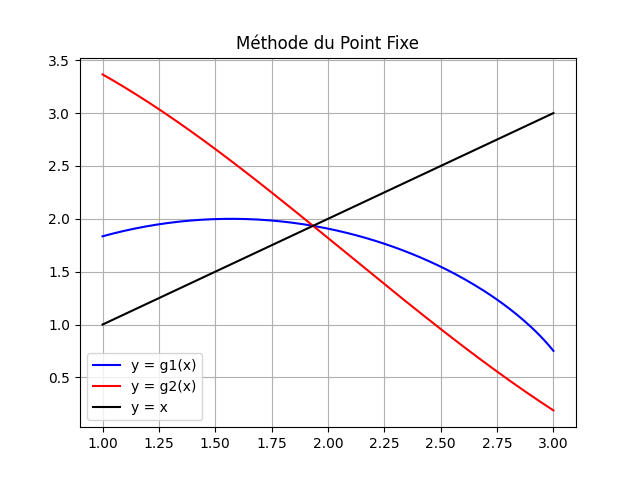

The Python source for this figure:
# SMI4 GTP2 Poste 002 TP2_fonc1
# Graoui Abderrahmane
# Graphe pour TP2 Exercice 1
#----------------------------------------------------

from math import *

def g1(x):
    return 2*sqrt(sin(x))

def g2(x):
    return 4*sin(x)/x

#----------------------------------------------------

from matplotlib.pyplot import *
clf()
a = 1.; b = 3.; h = 0.01
x=[a]; y=[g1(a)]; z=[g2(a)]; N=floor((b-a)/h)

for i in range(1, N+1):
    x.append(x[0]+i*h)
    y.append(g1(x[i]))
    z.append(g2(x[i]))

plot(x,y,'b',label="y = g1(x)")
plot(x,z,'r',label="y = g2(x)")
plot([a,b],[a,b],'k',label="y = x")
legend(); title('Méthode du Point Fixe');
grid()
show()
